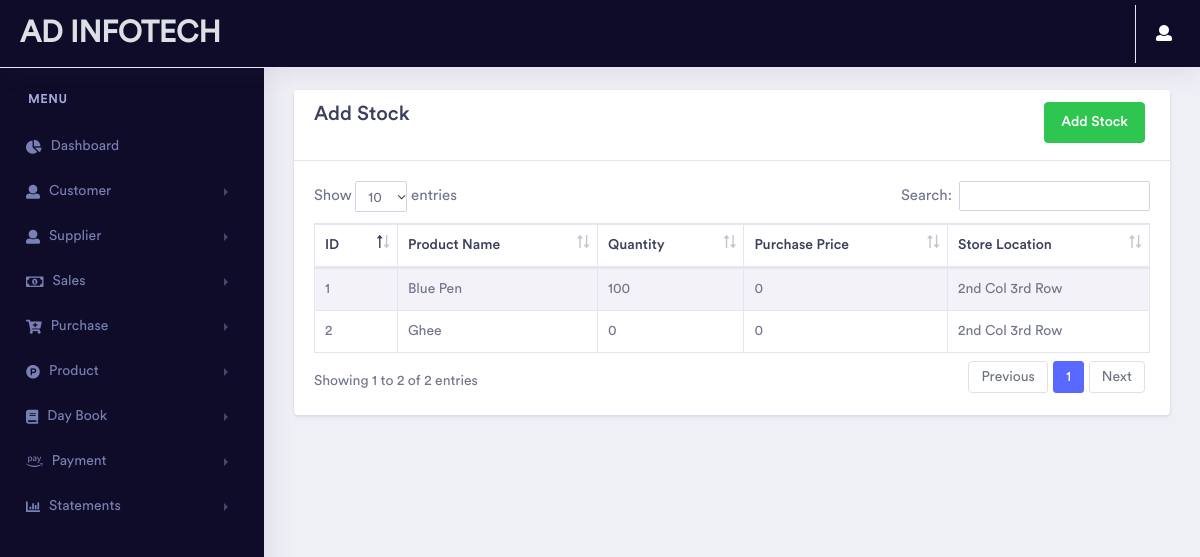
/dashboard/list_stock/ (signed in), run on an earlier commit of the app's database.
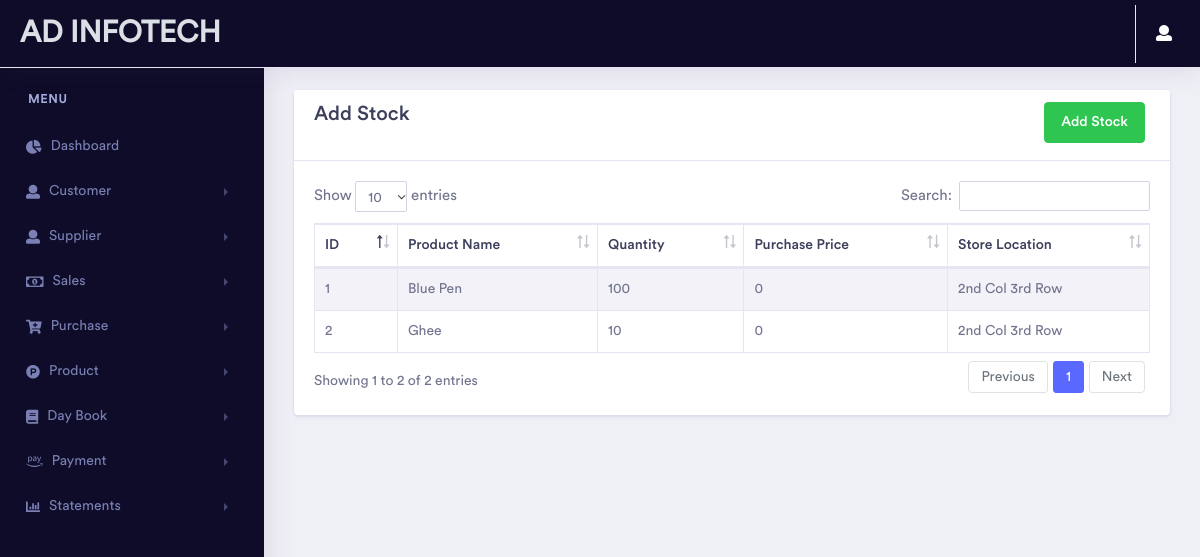
And on a later commit of the database.
### dashboard/models.py (models this page shows, shortened)
class Stock_estimate(models.Model):
    product = models.OneToOneField(Product_estimate,on_delete=models.CASCADE)
    quantity = models.IntegerField(null=True,blank=True,default=0)
    purchase_price = models.IntegerField(null=True,blank=True,default=0)

class Product_estimate(models.Model):
    product_name = models.CharField(max_length=100)
    product_categ = models.CharField(max_length=50)
    unit = models.CharField(max_length=50)
    selling_price = models.FloatField()
    store_location = models.CharField(max_length=50)
    supplier = models.ForeignKey(Supplier_estimate , on_delete=models.CASCADE , blank=True,null=True)
    minimum_stock=models.IntegerField()
    def __str__(self):
        return self.product_name

### dashboard/views.py (the view, shortened to what this page needs)
# urls.py: path('list_stock/',views.list_stock,name="list_stock"),
@login_required(login_url='login')
def list_stock(request):
    global stock_data
    Estimate_group = Group.objects.get(name='Estimate')
    GST_group = Group.objects.get(name='GST')
    user = User.objects.get(username=request.user.username)
    try:
        if user.is_authenticated:
            if Estimate_group in user.groups.all():
                stock_data = Stock_estimate.objects.all()
            else:
                stock_data = Stock_gst.objects.all()
            context = {
                'stock_data' : stock_data
            }
            return render(request, 'dashboard/stock.html',context)
        else:
            return redirect('login')
    except:
        return redirect('error404')

### pages/templatetags/user_auth.py (called while the page is built)
@register.filter(name='has_group')
def has_group(user, group_name):
    group = Group.objects.get(name=group_name)
    return True if group in user.groups.all() else False

### dashboard/templates/dashboard/stock.html (shortened to what this page needs)
{% extends 'pages/base.html' %}
{% load user_auth %}
{% load static %}
{% block content %}
<link rel="stylesheet" href="{% static 'vendor/bootstrap/css/bootstrap.min.css' %}">
<link href="{% static 'vendor/fonts/circular-std/style.css' %}" rel="stylesheet">
<link rel="stylesheet" href="{% static 'libs/css/style.css' %}">
<link rel="stylesheet" href="{% static 'vendor/fonts/fontawesome/css/fontawesome-all.css' %}">
<link rel="stylesheet" type="text/css" href="{% static 'vendor/datatables/css/dataTables.bootstrap4.css' %}">
{% if request.user|has_group:"Estimate" %}
<div class="row">
    <div class="col-xl-12 col-lg-12 col-md-12 col-sm-12 col-12">
        <div class="card">
            <div class="card-header">
                <h3 class="align-middle">Add Stock
                    <button type="submit" class="btn btn-space btn-success rounded float-right" data-toggle="modal" data-target="#exampleModal">
                        Add Stock
                    </button>
                </h3>
            </div>
            <div class="card-body">
                <div class="table-responsive">
                    <table class="table table-striped table-bordered first" id="example">
                        <thead>
                        <tr>
                            <th>ID</th>
                            <th>Product Name</th>
                            <th>Quantity</th>
                            <th>Purchase Price</th>
                            <th>Store Location</th>
                        </tr>
                        </thead>
                        <tbody>
                        {% for i in stock_data %}
                        <tr>
                            <td>{{i.id}}</td>
                            <td>{{i.product}}</td>
                            <td>{{i.quantity}}</td>
                            <td>{{i.purchase_price}}</td>
                            <td>{{i.product.store_location}}</td>
                        </tr>
                        {% endfor %}
                        </tbody>
                    </table>
                </div>
            </div>
        </div>
    </div>
</div>
{% endif %}
{% endblock content %}

What changed in the data, as far as the page shows it:
changed Stock_estimate "Ghee": quantity "0" → "10"
